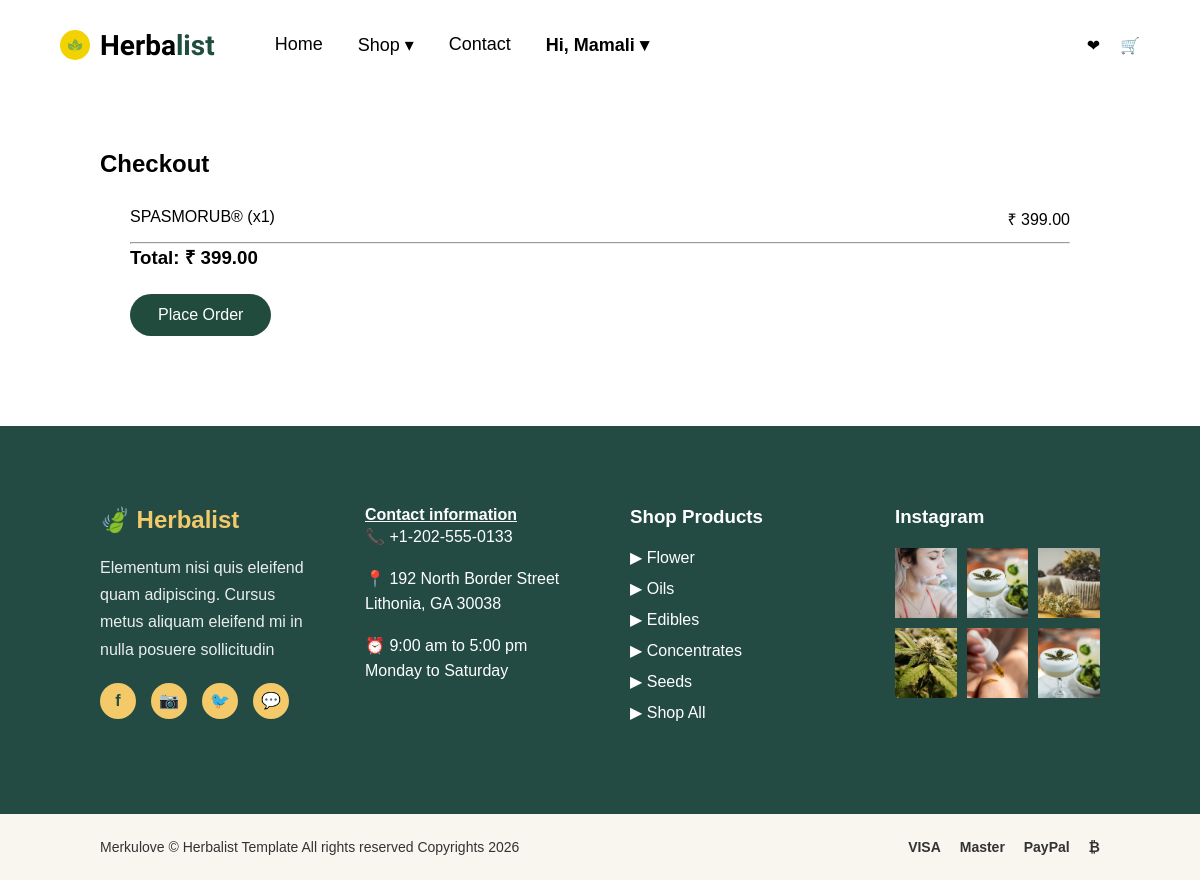
Screenshot of /checkout/ (signed in) with the database file from the repository.
### herbalapp/models.py (models this page shows, shortened)
class CartItem(models.Model):
    cart = models.ForeignKey(Cart, on_delete=models.CASCADE, related_name='items')
    product = models.ForeignKey(Product, on_delete=models.CASCADE)
    quantity = models.PositiveIntegerField(default=1)
    def total_price(self):
        return self.product.price * self.quantity

class Product(models.Model):
    product_name = models.CharField(max_length=255)
    category = models.ForeignKey('Category', on_delete=models.CASCADE, null=True, blank=True)
    subcategory = models.CharField(max_length=255, default="")
    price = models.DecimalField(max_digits=10, decimal_places=2, default=0.00)
    desc = models.TextField(max_length=500)
    product_image = models.ImageField(upload_to='images', default='images/placeholder.png')
    size = models.CharField(max_length=50, default="")
    plant_type = models.CharField(max_length=50, default="")
    thc = models.CharField(max_length=50, default="")
    cbd = models.CharField(max_length=50, default="")
    effects = models.CharField(max_length=200, default="")
    tags = models.CharField(max_length=100, default="")
    sku = models.CharField(max_length=50, default="")

### herbalapp/views.py (the view, shortened to what this page needs)
# urls.py: path('checkout/', views.checkout, name='checkout'),
@login_required(login_url='login')
def checkout(request):
    cart = get_object_or_404(Cart, user=request.user)
    items = cart.items.all()
    if not items.exists():
        return redirect('cart')
    total = sum(item.total_price() for item in items)
    return render(request, 'checkout.html', {
        'items': items,
        'total': total
    })

### templates/checkout.html (shortened to what this page needs)
{% extends 'base.html' %}
{% block bodyblock %}
<link rel="stylesheet" href="/static/css/checkout.css">
<div class="checkout-page">
  <h2>Checkout</h2>
  <div class="checkout-box">
    {% for item in items %}
      <div class="checkout-item">
        <span>{{ item.product.product_name }} (x{{ item.quantity }})</span>
        <span>₹ {{ item.total_price }}</span>
      </div>
    {% endfor %}
    <hr>
    <h3>Total: ₹ {{ total }}</h3>
    <form method="POST">
      <button type="submit" class="place-order-btn">
        Place Order
      </button>
    </form>
  </div>
</div>
{% endblock %}

### templates/base.html (shortened to what this page needs)
{% load static %}
<!DOCTYPE html>
<html lang="en">
  <head>
    <link rel="stylesheet" href="/static/css/base.css">
  </head>
  <body>
    {% block content %}
      <header class="navbar">
        <div class="nav-left">
          <div class="logo">
            <div class="circle">
              <img src="{% static 'image/leaf.png' %}" alt="leaf" width="16" />
            </div>
            <span style="font-family: 'STIX Two Text', serif;">Herba<span style="color:#1f4d3f;font-weight:900;">list</span></span>
          </div>
          <ul class="menu">
  <li>
    <a href="{% url 'home' %}">Home</a>
  </li>
  <li>
    <a href="#">Shop ▾</a>
  </li>
  <li>
    <a href="{% url 'contact' %}">Contact</a>
  </li>
  {% if request.user.is_authenticated %}
    <li>
  <a href="#" style="font-weight: 700;">Hi, {{ user.username }} ▾</a>
</li>
  {% endif %}
</ul>
        </div>
        <div class="nav-right">
          <div class="icon-circle">❤</div>
        <div class="icon-circle"><a href="{% url 'cart' %}">🛒</a></div>
        </div>
      </header>
    {% endblock %}
    {% block bodyblock %}
    {% endblock %}
    {% block footer %}
      <footer class="footer">
        <div class="footer-top">
          <div class="footer-col">
            <h2 class="brand">🍃 Herbalist</h2>
            <p>Elementum nisi quis eleifend quam adipiscing. Cursus metus aliquam eleifend mi in nulla posuere sollicitudin</p>
            <div class="socials">
              <span>f</span>
              <span>📷</span>
              <span>🐦</span>
              <span>💬</span>
            </div>
          </div>
          <div class="footer-col">
            <a href="{% url 'contact' %}">Contact information</a>
            <ul class="contact-list">
              <li>📞 +1-202-555-0133</li>
              <li>
                📍 192 North Border Street<br />Lithonia, GA 30038
              </li>
              <li>
                ⏰ 9:00 am to 5:00 pm<br />Monday to Saturday
              </li>
            </ul>
          </div>
          <div class="footer-col">
            <h3>Shop Products</h3>
            <ul class="footer-links">
              <li>▶ Flower</li>
              <li>▶ Oils</li>
              <li>▶ Edibles</li>
              <li>▶ Concentrates</li>
              <li>▶ Seeds</li>
              <li>▶ Shop All</li>
            </ul>
          </div>
          <div class="footer-col">
            <h3>Instagram</h3>
            <div class="insta-grid">
              <div>
                <img src="{% static 'instagram/01.jpg' %}" alt="instagram img" />
              </div>
              <div>
                <img src="{% static 'instagram/02.jpg' %}" alt="instagram img" />
              </div>
              <div>
                <img src="{% static 'instagram/03.jpg' %}" alt="instagram img" />
              </div>
              <div>
                <img src="{% static 'instagram/04.jpg' %}" alt="instagram img" />
              </div>
              <div>
                <img src="{% static 'instagram/05.jpg' %}" alt="instagram img" />
              </div>
              <div>
                <img src="{% static 'instagram/02.jpg' %}" alt="instagram img" />
              </div>
            </div>
          </div>
        </div>
        <div class="footer-bottom">
          <span>Merkulove © Herbalist Template All rights reserved Copyrights 2026</span>
          <div class="payments">
            <span>VISA</span>
            <span>Master</span>
            <span>PayPal</span>
            <span>₿</span>
          </div>
        </div>
      </footer>
    {% endblock %}
  </body>
</html>

### static/css/base.css (style rules this page uses)
* { margin: 0; padding: 0; box-sizing: border-box; }
body { font-family: Arial, sans-serif; padding-top: 90px; }
.navbar { height: 90px; padding: 0 60px; display: flex; align-items: center; justify-content: space-between; position: fixed; top: 0; left: 0; width: 100%; background: rgba(255, 255, 255, 0); backdrop-filter: none; transition: background 0.3s ease, backdrop-filter 0.3s ease, box-shadow 0.3s ease; z-index: 9999; }
.navbar a { transition: color 0.3s ease; }
.nav-left { display: flex; align-items: center; gap: 60px; }
.logo { display: flex; align-items: center; gap: 10px; font-size: 28px; font-weight: 700; }
.logo .circle { width: 30px; height: 30px; background: #f2d201; border-radius: 50%; display: flex; align-items: center; justify-content: center; }
.menu { list-style: none; display: flex; gap: 35px; font-size: 18px; }
.menu li { position: relative; }
.menu a { text-decoration: none; color: #000; font-weight: 500; }
.nav-right { display: flex; align-items: center; gap: 20px; }
.icon-circle a { text-decoration: none; color: white; }
.footer { background: #234b43; color: #fff; font-family: Arial, sans-serif; }
.footer-top { display: grid; grid-template-columns: repeat(4, 1fr); gap: 60px; padding: 80px 100px; }
.footer-col h3, .footer-col h2.brand { margin-bottom: 20px; }
.brand { color: #f3c969; margin-bottom: 15px; font-size: 24px; }
.footer-col a { color: white; font-weight: 600; }
.footer-col p { line-height: 1.7; opacity: 0.9; }
.socials { margin-top: 20px; display: flex; gap: 15px; }
.socials span { width: 36px; height: 36px; border-radius: 50%; background: #f3c969; color: #234b43; display: flex; align-items: center; justify-content: center; cursor: pointer; font-weight: bold; }
.contact-list { list-style: none; padding: 0; }
.contact-list li { margin-bottom: 16px; line-height: 1.6; }
.footer-links { list-style: none; padding: 0; }
.footer-links li { margin-bottom: 12px; cursor: pointer; transition: 0.3s; }
.insta-grid { display: grid; grid-template-columns: repeat(3, 1fr); gap: 10px; }
.insta-grid div { background: rgba(255, 255, 255, 0.15); height: 70px; display: flex; align-items: center; justify-content: center; }
.insta-grid img { width: 100%; height: 100%; object-fit: cover; }
.footer-bottom { background: #f8f6ef; color: #333; padding: 25px 100px; display: flex; justify-content: space-between; align-items: center; font-size: 14px; }
.footer-bottom .payments span { margin-left: 15px; font-weight: bold; }

### static/css/checkout.css (style rules this page uses)
.checkout-page { padding: 60px 100px; }
.checkout-box { background: #fff; padding: 30px; border-radius: 12px; }
.checkout-item { display: flex; justify-content: space-between; margin-bottom: 12px; }
.place-order-btn { margin-top: 25px; padding: 12px 28px; background: #214c3d; color: #fff; border: none; border-radius: 30px; font-size: 16px; cursor: pointer; }

### rows the page displays
CartItem: product.product_name "SPASMORUB®", quantity "1", total_price "399.00"

### other values shown
{{ user.username }} "Mamali"
{{ total }} "399.00"
